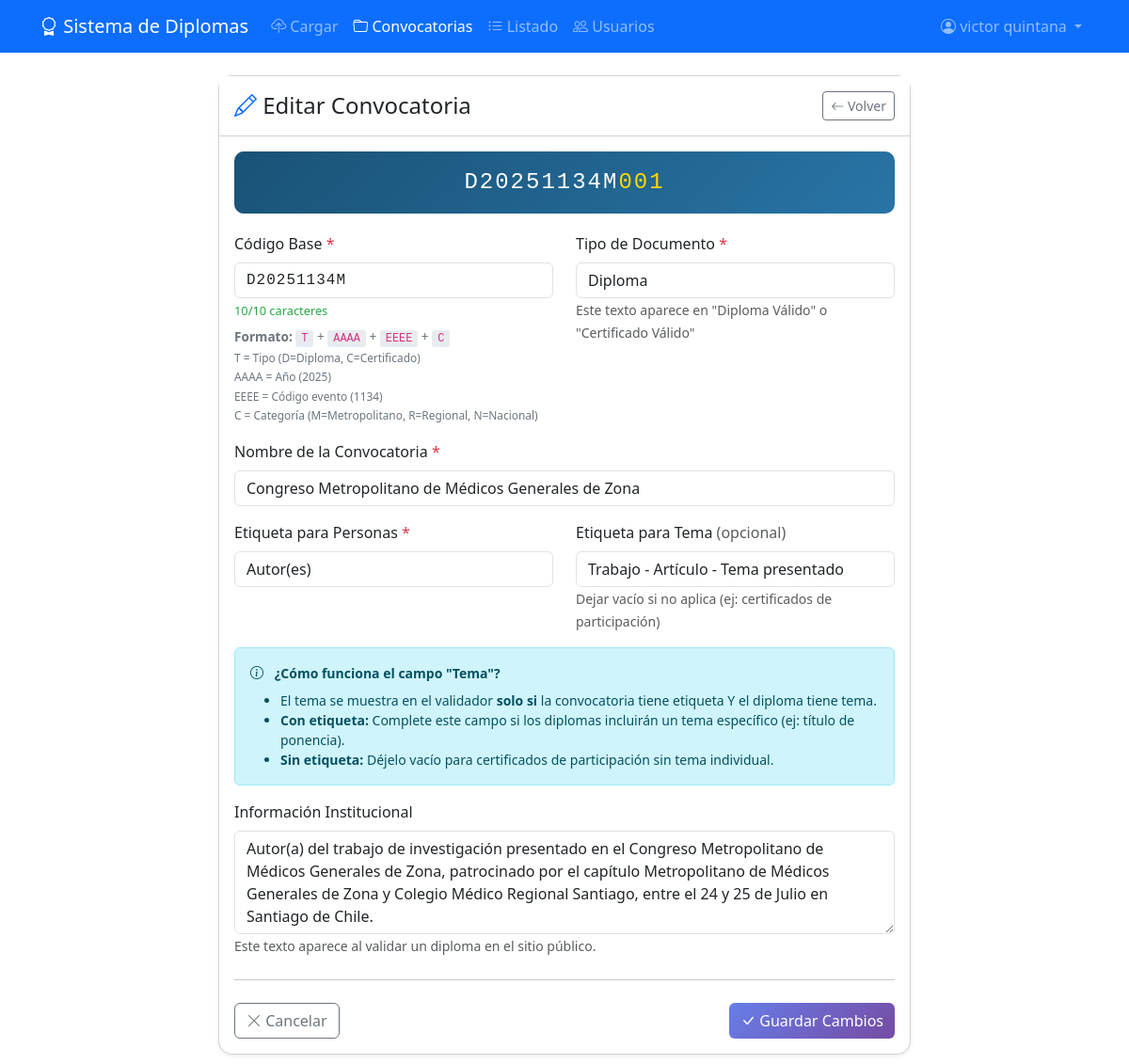
The app's page /convocatoria-form.php?id=4 (signed in) with its own data.
### tables this page shows
CREATE TABLE `z_convocatorias` (
  `id` int(11) NOT NULL,
  `codigo_base` varchar(20) NOT NULL COMMENT 'Prefijo del código (10 caracteres). Ej: D20251134M',
  `nombre` varchar(200) NOT NULL COMMENT 'Nombre descriptivo de la convocatoria',
  `tipo_documento` varchar(100) NOT NULL COMMENT 'Tipo: Diploma, Certificado, Participación, etc.',
  `info_institucional` text COMMENT 'Texto institucional que aparece en la validación',
  `etiqueta_persona` varchar(100) DEFAULT 'Autor(es)' COMMENT 'Etiqueta para el campo de personas',
  `etiqueta_tema` varchar(100) DEFAULT NULL COMMENT 'Etiqueta para el tema (opcional, puede ser NULL)',
  `activo` tinyint(1) NOT NULL DEFAULT '1' COMMENT '1=activo, 0=inactivo',
  `fecha_creacion` datetime NOT NULL DEFAULT CURRENT_TIMESTAMP
);

### convocatoria-form.php (the view, shortened to what this page needs)
<?php
require_once 'config.php';
$convocatoria = null;
$es_edicion = false;
if (isset($_GET['id']) && is_numeric($_GET['id'])) {
    $id = (int)$_GET['id'];
    $query = "SELECT * FROM z_convocatorias WHERE id = $id";
    $result = $conn->query($query);
    if ($result && $result->num_rows > 0) {
        $convocatoria = $result->fetch_assoc();
        $es_edicion = true;
    } else {
        header('Location: convocatorias.php');
        exit;
    }
}
?>
<!DOCTYPE html>
<html lang="es">
<head>
    <link href="https://cdn.jsdelivr.net/npm/bootstrap@5.3.0/dist/css/bootstrap.min.css" rel="stylesheet">
    <link href="https://cdn.jsdelivr.net/npm/bootstrap-icons@1.10.0/font/bootstrap-icons.css" rel="stylesheet">
    <link href="assets/css/custom.css" rel="stylesheet">
</head>
<body>
    <nav class="navbar navbar-expand-lg navbar-dark bg-primary">
        <div class="container">
            <a class="navbar-brand" href="index.php">
                <i class="bi bi-award"></i> Sistema de Diplomas
            </a>
            <div class="collapse navbar-collapse" id="navbarNav">
                <ul class="navbar-nav me-auto">
                    <li class="nav-item">
                        <a class="nav-link" href="index.php"><i class="bi bi-cloud-upload"></i> Cargar</a>
                    </li>
                    <li class="nav-item">
                        <a class="nav-link active" href="convocatorias.php"><i class="bi bi-folder"></i> Convocatorias</a>
                    </li>
                    <li class="nav-item">
                        <a class="nav-link" href="listado.php"><i class="bi bi-list-ul"></i> Listado</a>
                    </li>
                    <li class="nav-item">
                        <a class="nav-link" href="admin-usuarios.php"><i class="bi bi-people"></i> Usuarios</a>
                    </li>
                </ul>
                <ul class="navbar-nav">
                    <li class="nav-item dropdown">
                        <a class="nav-link dropdown-toggle" href="#" data-bs-toggle="dropdown">
                            <i class="bi bi-person-circle"></i> <?php echo htmlspecialchars($_SESSION['usuario_nombre']); ?>
                        </a>
                    </li>
                </ul>
            </div>
        </div>
    </nav>
    <div class="container py-4">
        <div class="row justify-content-center">
            <div class="col-lg-8">
                <div class="card shadow-sm">
                    <div class="card-header bg-white py-3">
                        <div class="d-flex justify-content-between align-items-center">
                            <h4 class="mb-0">
                                <i class="bi bi-<?php echo $es_edicion ? 'pencil' : 'plus-circle'; ?> text-primary"></i>
                                <?php echo $es_edicion ? 'Editar' : 'Nueva'; ?> Convocatoria
                            </h4>
                            <a href="convocatorias.php" class="btn btn-outline-secondary btn-sm">
                                <i class="bi bi-arrow-left"></i> Volver
                            </a>
                        </div>
                    </div>
                    <div class="card-body">
                        <div class="codigo-preview">
                            <span id="previewCodigo"><?php echo $convocatoria ? htmlspecialchars($convocatoria['codigo_base']) : 'D20251134M'; ?></span><span class="correlativo">001</span>
                        </div>
                        <form method="POST" id="formConvocatoria">
                            <div class="row">
                                <div class="col-md-6 mb-3">
                                    <label for="codigo_base" class="form-label">Código Base <span class="text-danger">*</span></label>
                                    <input type="text" class="form-control font-monospace" id="codigo_base" name="codigo_base"
                                           value="<?php echo $convocatoria ? htmlspecialchars($convocatoria['codigo_base']) : ''; ?>"
                                           maxlength="10" required placeholder="D20251134M"
                                           style="text-transform: uppercase; letter-spacing: 1px;">
                                    <div class="char-count mt-1">
                                        <span id="charCount">0</span>/10 caracteres
                                    </div>
                                    <div class="formato-help mt-2">
                                        <strong>Formato:</strong> <code>T</code> + <code>AAAA</code> + <code>EEEE</code> + <code>C</code><br>
                                        <small>
                                            T = Tipo (D=Diploma, C=Certificado)<br>
                                            AAAA = Año (2025)<br>
                                            EEEE = Código evento (1134)<br>
                                            C = Categoría (M=Metropolitano, R=Regional, N=Nacional)
                                        </small>
                                    </div>
                                </div>
                                <div class="col-md-6 mb-3">
                                    <label for="tipo_documento" class="form-label">Tipo de Documento <span class="text-danger">*</span></label>
                                    <input type="text" class="form-control" id="tipo_documento" name="tipo_documento"
                                           value="<?php echo $convocatoria ? htmlspecialchars($convocatoria['tipo_documento']) : ''; ?>"
                                           required placeholder="Ej: Diploma, Certificado, Participación" list="tipos_sugeridos">
                                    <small class="text-muted">Este texto aparece en "Diploma Válido" o "Certificado Válido"</small>
                                </div>
                            </div>
                            <div class="mb-3">
                                <label for="nombre" class="form-label">Nombre de la Convocatoria <span class="text-danger">*</span></label>
                                <input type="text" class="form-control" id="nombre" name="nombre"
                                       value="<?php echo $convocatoria ? htmlspecialchars($convocatoria['nombre']) : ''; ?>"
                                       required placeholder="Ej: Congreso Metropolitano de Médicos Generales de Zona - Julio 2025">
                            </div>
                            <div class="row">
                                <div class="col-md-6 mb-3">
                                    <label for="etiqueta_persona" class="form-label">Etiqueta para Personas <span class="text-danger">*</span></label>
                                    <input type="text" class="form-control" id="etiqueta_persona" name="etiqueta_persona"
                                           value="<?php echo $convocatoria ? htmlspecialchars($convocatoria['etiqueta_persona']) : 'Autor(es)'; ?>"
                                           required placeholder="Ej: Autor(es), Participante, Asistente" list="etiquetas_persona">
                                </div>
                                <div class="col-md-6 mb-3">
                                    <label for="etiqueta_tema" class="form-label">Etiqueta para Tema <span class="text-muted">(opcional)</span></label>
                                    <input type="text" class="form-control" id="etiqueta_tema" name="etiqueta_tema"
                                           value="<?php echo $convocatoria ? htmlspecialchars($convocatoria['etiqueta_tema']) : ''; ?>"
                                           placeholder="Ej: Trabajo presentado, Tema de ponencia" list="etiquetas_tema">
                                    <small class="text-muted">Dejar vacío si no aplica (ej: certificados de participación)</small>
                                </div>
                            </div>
                            <div class="alert alert-info small mb-3">
                                <i class="bi bi-info-circle me-2"></i>
                                <strong>¿Cómo funciona el campo "Tema"?</strong>
                                <ul class="mb-0 mt-2">
                                    <li>El tema se muestra en el validador <strong>solo si</strong> la convocatoria tiene etiqueta Y el diploma tiene tema.</li>
                                    <li><strong>Con etiqueta:</strong> Complete este campo si los diplomas incluirán un tema específico (ej: título de ponencia).</li>
                                    <li><strong>Sin etiqueta:</strong> Déjelo vacío para certificados de participación sin tema individual.</li>
                                </ul>
                            </div>
                            <div class="mb-3">
                                <label for="info_institucional" class="form-label">Información Institucional</label>
                                <textarea class="form-control" id="info_institucional" name="info_institucional" rows="4"
                                          placeholder="Texto descriptivo que aparecerá en la validación del diploma..."><?php echo $convocatoria ? htmlspecialchars($convocatoria['info_institucional']) : ''; ?></textarea>
                                <small class="text-muted">Este texto aparece al validar un diploma en el sitio público.</small>
                            </div>
                            <hr class="my-4">
                            <div class="d-flex justify-content-between">
                                <a href="convocatorias.php" class="btn btn-outline-secondary">
                                    <i class="bi bi-x-lg"></i> Cancelar
                                </a>
                                <button type="submit" class="btn btn-primary">
                                    <i class="bi bi-<?php echo $es_edicion ? 'check-lg' : 'plus-lg'; ?>"></i>
                                    <?php echo $es_edicion ? 'Guardar Cambios' : 'Crear Convocatoria'; ?>
                                </button>
                            </div>
                        </form>
                    </div>
                </div>
            </div>
        </div>
    </div>
</body>
</html>

### assets/css/custom.css (style rules this page uses)
:root { --primary-gradient: linear-gradient(135deg, #667eea 0%, #764ba2 100%); --success-gradient: linear-gradient(135deg, #11998e 0%, #38ef7d 100%); --danger-gradient: linear-gradient(135deg, #eb3349 0%, #f45c43 100%); }
body { font-family: 'Segoe UI', Tahoma, Geneva, Verdana, sans-serif; }
.btn-primary { background: var(--primary-gradient); border: none; }
.card { border-radius: 15px; }

### convocatoria-form.php (style rules this page uses)
.codigo-preview { font-family: 'Courier New', monospace; font-size: 1.5em; letter-spacing: 2px; background: linear-gradient(135deg, #1a5276, #2874a6); color: white; padding: 15px 25px; border-radius: 10px; text-align: center; margin-bottom: 20px; }
.codigo-preview .correlativo { color: #ffd700; }
.formato-help { font-size: 0.85em; color: #6c757d; }
.formato-help code { background: #e9ecef; padding: 2px 6px; border-radius: 3px; }
.char-count { font-size: 0.8em; color: #6c757d; }
.char-count.valid { color: #28a745; }

### records on screen
z_convocatorias: codigo_base "D20251134M", tipo_documento "Diploma", nombre "Congreso Metropolitano de Médicos Generales de Zona", etiqueta_persona "Autor(es)", etiqueta_tema "Trabajo - Artículo - Tema presentado", info_institucional "Autor(a) del trabajo de investigación presentado en el Congreso Metropolitano de Médicos Generales de Zona, patrocinado por el capítulo Metropolitano de Médicos Generales de Zona y Colegio Médico Regional Santiago, entre el 24 y 25 de Julio en Santiago de Chile."

### other values on screen
$_SESSION['usuario_nombre'] "victor quintana"
